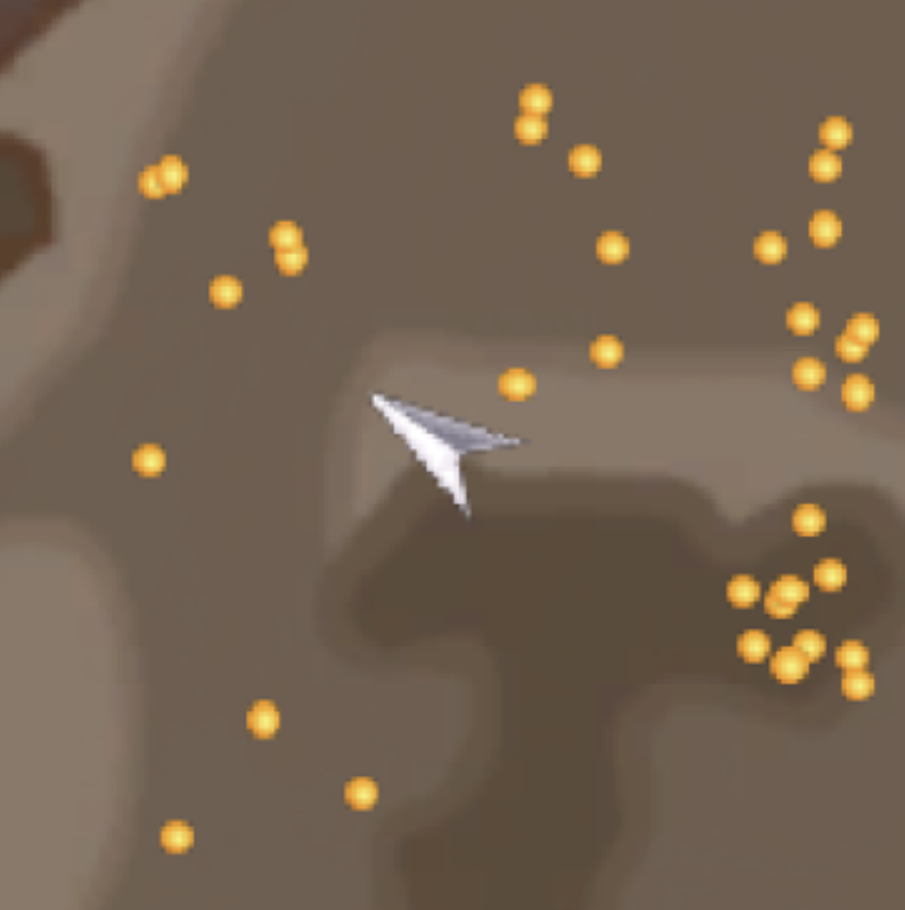
#> input picture images/1.png, 905 x 910 px
$ python main.py
#> lines starting #> are read from the running program, lines starting #| are printed output that depends on the picture; after the words box and inside, x2 and y2 are one past the last pixel; in counts of white or black regions, pixels touching at a corner belong together
import cv2
import numpy as np
import matplotlib.pyplot as plt
from sklearn.cluster import AffinityPropagation, AgglomerativeClustering, Birch, DBSCAN, MeanShift

def get_icon_positions(image):
    image_gray = cv2.cvtColor(image, cv2.COLOR_BGR2GRAY)
    _, binary_image = cv2.threshold(image_gray, 200, 255, cv2.THRESH_BINARY)
    _, _, stats, centroids = cv2.connectedComponentsWithStats(binary_image, connectivity=8)
    positions = []
    for i, centroid in enumerate(centroids[1:], start=1):
        area = stats[i, cv2.CC_STAT_AREA]
        if 1 < area < 2000:
            positions.append(centroid - 3)
    return positions

def _initialise_clustering(method, params):
    if method == 'affinity':
        return AffinityPropagation(**params)
    elif method == 'agglomerative':
        return AgglomerativeClustering(**params)
    elif method == 'birch':
        return Birch(**params)
    elif method == 'dbscan':
        return DBSCAN(**params)
    elif method == 'meanshift':
        return MeanShift(**params)

def get_clusters(X, method, params = {}):
    clustering = _initialise_clustering(method, params)
    clusters = clustering.fit_predict(X)
    labels = np.unique(clusters)
    cluster_points = []
    for label in labels:
        if label == -1:
            continue
        points = [X[i] for i in range(len(X)) if clusters[i] == label]
        points = np.array(points)
        cluster_points.append(points)
    return cluster_points

def plot_grid(image, cluster_points_list, algorithm_names):
    image = cv2.cvtColor(image, cv2.COLOR_BGR2RGBA)
    num_clusters = len(cluster_points_list)
    fig, axes = plt.subplots(1, num_clusters + 1, figsize = (5 * (num_clusters + 1), 7))
    ax = axes[0]
    ax.imshow(image)
    ax.axis('off')
    ax.set_title('Raw Image', fontsize=20)
    for i, (cluster_points, algorithm_name) in enumerate(zip(cluster_points_list, algorithm_names), start=1):
        ax = axes[i]
        ax.imshow(image)
        ax.axis('off')
        ax.set_title(algorithm_name, fontsize=20)
        for points in cluster_points:
            ax.plot(points[:, 0], points[:, 1], '.', markersize=25, markerfacecolor='none', markeredgecolor='black', markeredgewidth=5)
            ax.plot(points[:, 0], points[:, 1], '.', markersize=25, alpha=1.0)
    plt.tight_layout()
    plt.savefig('clusters.png', dpi=400, bbox_inches='tight')

if __name__ == "__main__":
    image = cv2.imread("images/1.png")
#> image is the input picture: shape (910, 905, 3); mean B, G, R 82, 99.2, 115.7
    X = get_icon_positions(image)
#> in get_icon_positions, `image_gray = cv2.cvtColor(image, cv2.COLOR_BGR2GRAY)`:
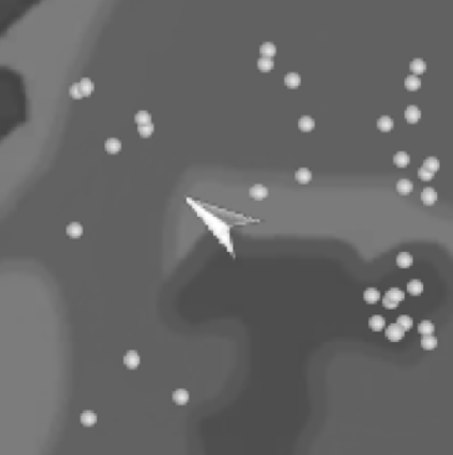
#> image_gray: shape (910, 905) (shown at 1/2 size); min 66, max 255, mean 102.2
#> in get_icon_positions, `_, binary_image = cv2.threshold(image_gray, 200, 255, cv2.THRESH_BINARY)`:
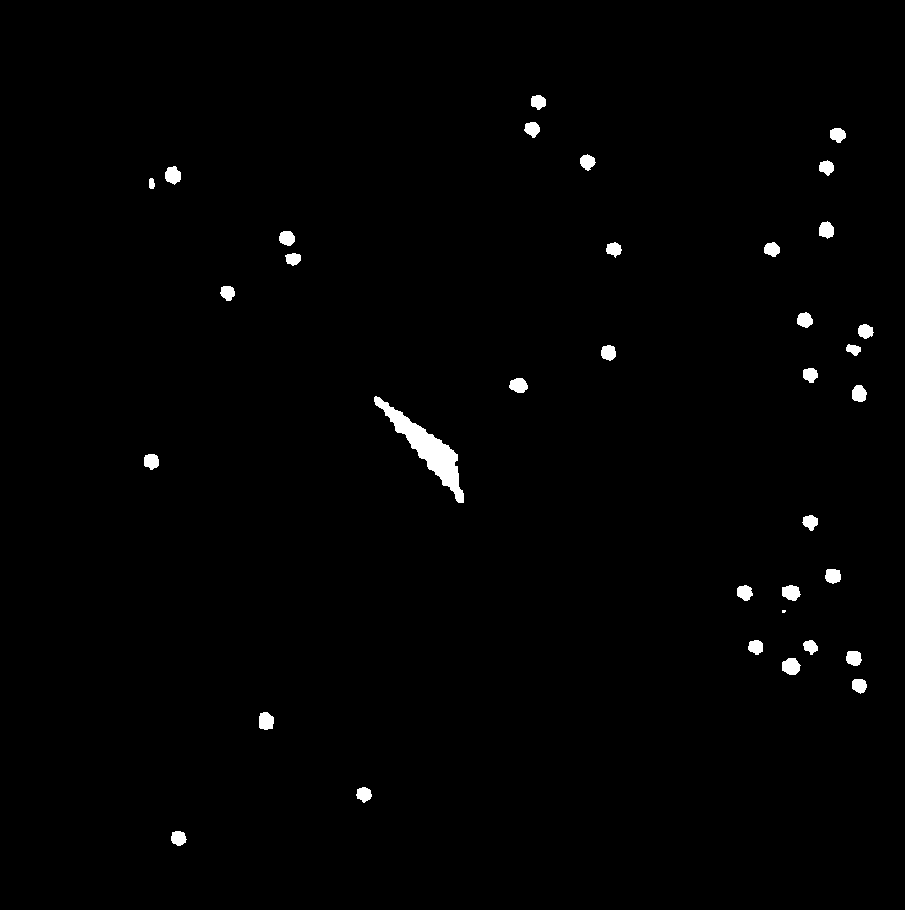
#> binary_image: shape (910, 905); 1% white; 35 white regions (1 under 20 px), largest, box (x1, y1, x2, y2) and area: (374, 396, 464, 503) 2368, (782, 658, 801, 675) 247, (259, 712, 274, 730) 227
#> in get_icon_positions, `_, _, stats, centroids = cv2.connectedComponentsWithStats(binary_image..`: stats = 36 rows, first 6: [0, 0, 905, 910, 815167], [531, 95, 15, 15, 172], [524, 122, 16, 16, 179], [830, 128, 16, 15, 181], [580, 154, 16, 17, 181], [819, 160, 15, 16, 168]; centroids = 36 pairs, first value 151 to 865.1, second value 101.5 to 837.7
#> the loop in get_icon_positions, `for i, centroid in enumerate(centroids[1:], start=1):` made 35 passes
#> (centroid, area) on passes 1 to 8: ([537.9, 101.5], 172), ([531.8, 128.6], 179), ([837.3, 134.4], 181), ([587, 161.6], 181), ([826.1, 167.1], 168), ([172.5, 174.8], 223), ([151.2, 183.2], 56), ([826, 229.6], 204)
#> after the loop in get_icon_positions, `for i, centroid in enumerate(centroids[1:], start=1):`: positions = 34 pairs, first value 148 to 862.1, second value 98.51 to 834.7
#> X has the same summary as positions in get_icon_positions
    affinity_clusters = get_clusters(X, 'affinity', {'damping': 0.5})
#> in get_clusters, `clusters = clustering.fit_predict(X)`: clusters = 34 values, max 4 at index 31, min 0 at index 0, mean 1.94
#> in get_clusters, `labels = np.unique(clusters)`: labels = [0, 1, 2, 3, 4]
#> the loop in get_clusters, `for label in labels:` made 5 passes
#> points on pass 5: [[262.6, 717.8], [360.6, 790.9], [175.1, 834.7]]
#> after the loop in get_clusters, `for label in labels:`: cluster_points = 5 point arrays, longest 10 points
#> affinity_clusters = 5 point arrays, longest 10 points
    agglomerative_clusters = get_clusters(X, 'agglomerative', {'n_clusters': None, 'distance_threshold': 800})
#> the loop in get_clusters (call 2), `for label in labels:` made 4 passes
#> agglomerative_clusters = 4 point arrays, longest 15 points
    birch_clusters = get_clusters(X, 'birch', {'threshold': 0.5, 'branching_factor': 50})
#> birch_clusters = 3 point arrays, longest 15 points
    dbscan_clusters = get_clusters(X, 'dbscan', {'eps': 140, 'min_samples': 2})
#> dbscan_clusters = 4 point arrays, longest 19 points
    meanshift_clusters = get_clusters(X, 'meanshift', {'bandwidth': 200})
#> meanshift_clusters = 5 point arrays, longest 10 points
    cluster_points_list = [affinity_clusters, agglomerative_clusters, birch_clusters, dbscan_clusters, meanshift_clusters]
    algorithm_names = ['Affinity Propagation', 'Agglomerative Clustering', 'BIRCH', 'DBSCAN', 'Mean Shift']
    plot_grid(image, cluster_points_list, algorithm_names)
#> in plot_grid, `num_clusters = len(cluster_points_list)`: num_clusters = 5
#> the loop in plot_grid, `for i, (cluster_points, algorithm_name) in enumerate(zip(cluster_point..` made 5 passes
#> (cluster_points, algorithm_name) on passes 1 to 5: (5 point arrays, longest 10 points, 'Affinity Propagation'), (4 point arrays, longest 15 points, 'Agglomerative Clustering'), (3 point arrays, longest 15 points, 'BIRCH'), (4 point arrays, longest 19 points, 'DBSCAN'), (5 point arrays, longest 10 points, 'Mean Shift')
#> in plot_grid, `plt.savefig('clusters.png', dpi=400, bbox_inches='tight')`:
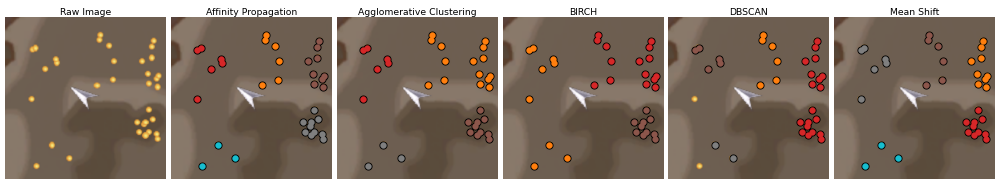
#> figure drawn by matplotlib, 6 panels

$ run again, with images/2.png copied over images/1.png
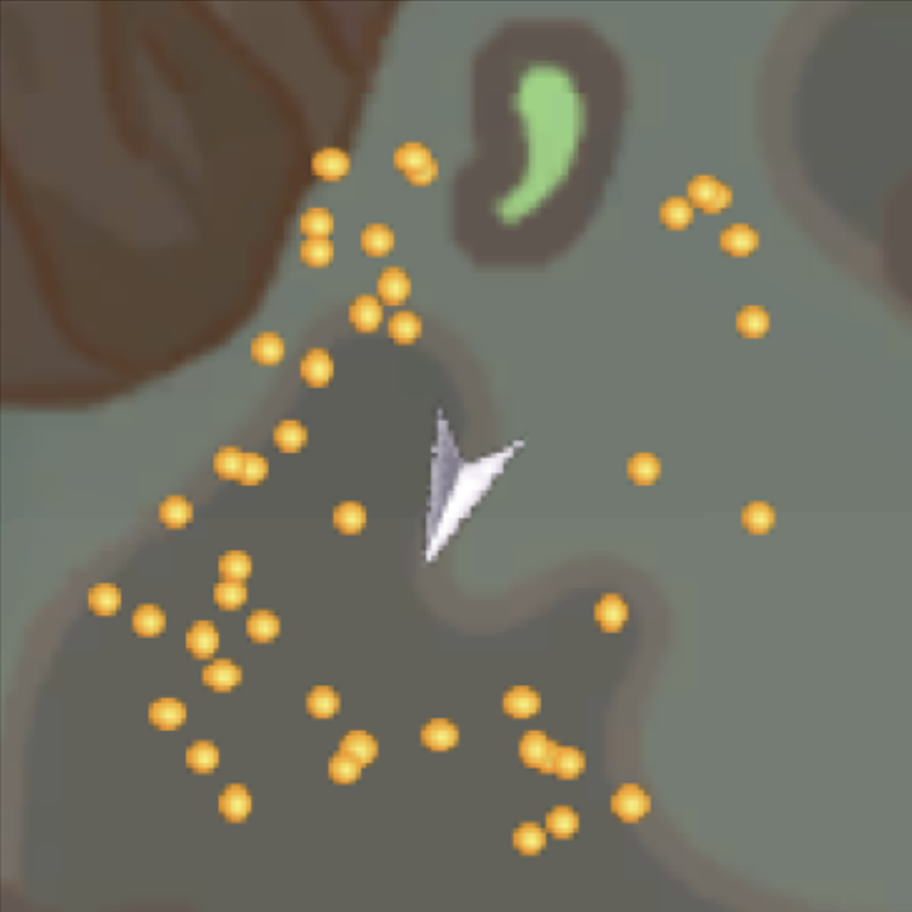
#> input picture images/2.png, 912 x 912 px
#> image is the input picture: shape (912, 912, 3); mean B, G, R 95.7, 109.2, 111.3
#> in get_icon_positions, `image_gray = cv2.cvtColor(image, cv2.COLOR_BGR2GRAY)`:
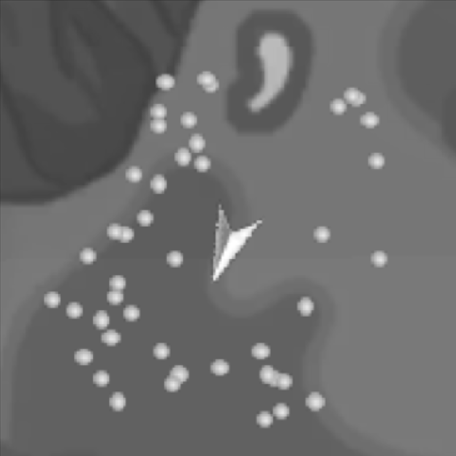
#> image_gray: shape (912, 912) (shown at 1/2 size); min 52, max 255, mean 108.3
#> in get_icon_positions, `_, binary_image = cv2.threshold(image_gray, 200, 255, cv2.THRESH_BINARY)`:
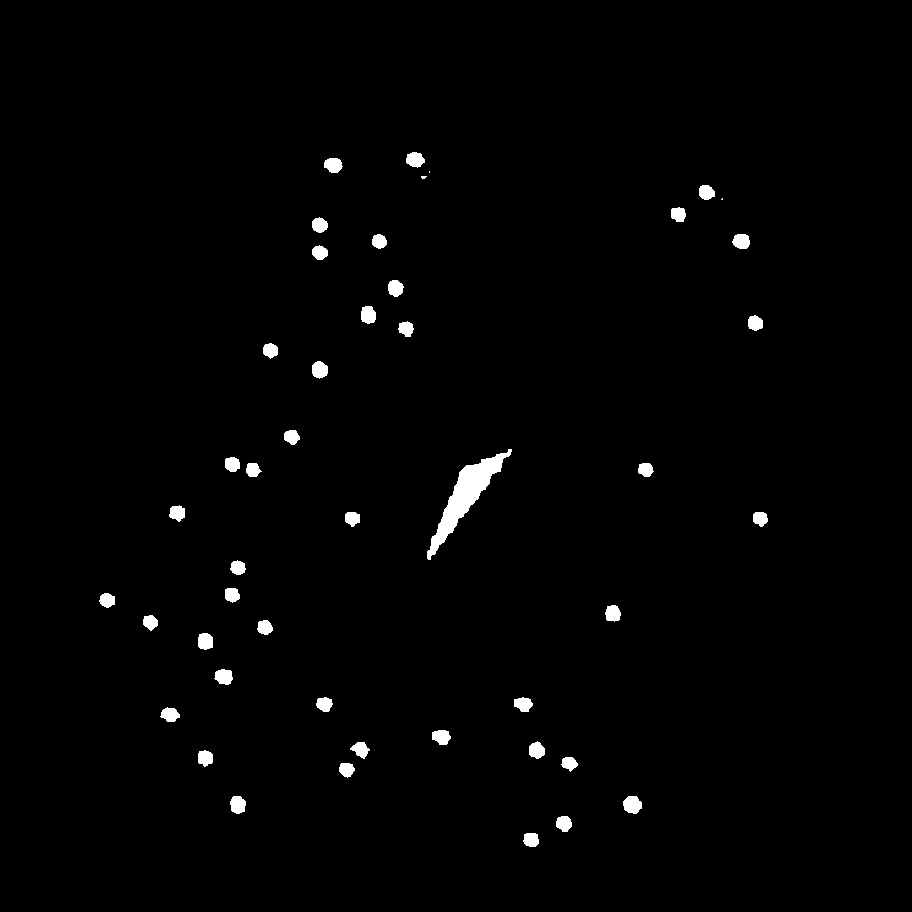
#> binary_image: shape (912, 912); 1.3% white; 46 white regions (3 under 20 px), largest, box (x1, y1, x2, y2) and area: (427, 449, 512, 560) 2349, (623, 796, 642, 814) 265, (214, 669, 233, 685) 229
#> stats = 47 rows, first 6: [0, 0, 912, 912, 821140], [406, 152, 19, 16, 221], [324, 158, 19, 15, 219], [429, 171, 1, 2, 2], [421, 176, 6, 3, 14], [699, 185, 16, 15, 191]; centroids = 47 pairs, first value 106.8 to 759.8, second value 159.2 to 839.3
#> the loop in get_icon_positions, `for i, centroid in enumerate(centroids[1:], start=1):` made 46 passes
#> (centroid, area) on passes 1, 2, 5, 7, 8, 9, 10, 11: ([414.7, 159.2], 221), ([333, 164.6], 219), ([706, 192], 191), ([678, 214], 182), ([319.2, 224.7], 192), ([378.9, 241], 174), ([741, 240.9], 218), ([319.4, 252.2], 179)
#> after the loop in get_icon_positions, `for i, centroid in enumerate(centroids[1:], start=1):`: positions = 45 pairs, first value 103.8 to 756.8, second value 156.2 to 836.3
#> X has the same summary as positions in get_icon_positions
#> clusters = 45 values, max 4 at index 27, min 0 at index 0, mean 2.02
#> labels = [0, 1, 2, 3, 4]
#> the loop in get_clusters, `for label in labels:` made 5 passes
#> after the loop in get_clusters, `for label in labels:`: cluster_points = 5 point arrays, longest 12 points
#> the loop in get_clusters (call 2), `for label in labels:` made 4 passes
#> agglomerative_clusters = 4 point arrays, longest 15 points
#> birch_clusters = 3 point arrays, longest 25 points
#> dbscan_clusters = 3 point arrays, longest 38 points
#> meanshift_clusters = 5 point arrays, longest 15 points
#> image: shape (912, 912, 4)
#> num_clusters = 5
#> the loop in plot_grid, `for i, (cluster_points, algorithm_name) in enumerate(zip(cluster_point..` made 5 passes
#> (cluster_points, algorithm_name) on passes 1 to 5: (5 point arrays, longest 12 points, 'Affinity Propagation'), (4 point arrays, longest 15 points, 'Agglomerative Clustering'), (3 point arrays, longest 25 points, 'BIRCH'), (3 point arrays, longest 38 points, 'DBSCAN'), (5 point arrays, longest 15 points, 'Mean Shift')

$ run again, with images/3.png copied over images/1.png
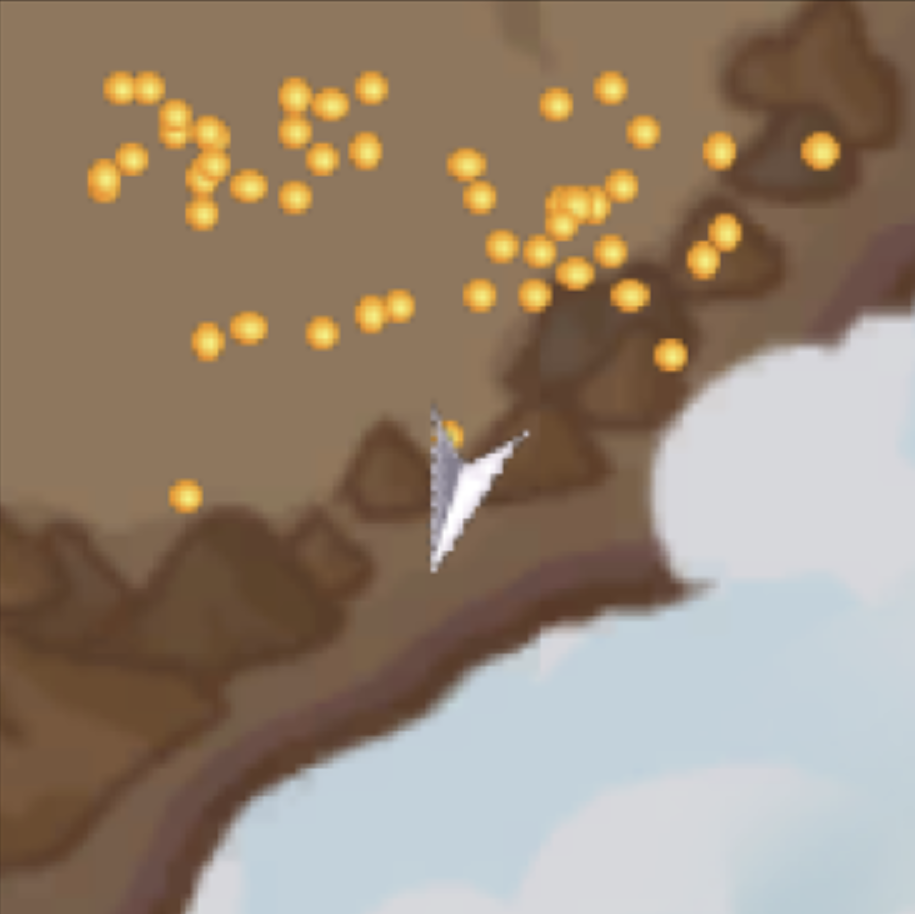
#> input picture images/3.png, 915 x 914 px
#> image is the input picture: shape (914, 915, 3); mean B, G, R 117.2, 135.1, 151.8
#> in get_icon_positions, `image_gray = cv2.cvtColor(image, cv2.COLOR_BGR2GRAY)`:
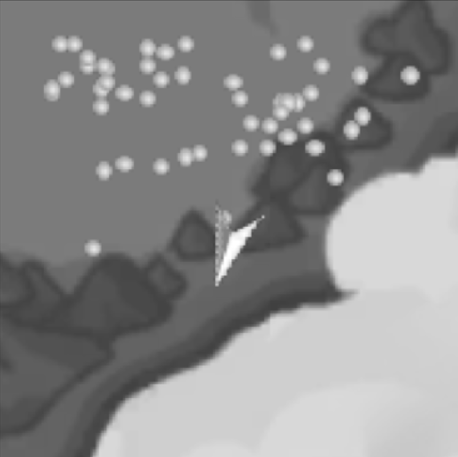
#> image_gray: shape (914, 915) (shown at 1/2 size); min 49, max 255, mean 138
#> in get_icon_positions, `_, binary_image = cv2.threshold(image_gray, 200, 255, cv2.THRESH_BINARY)`:
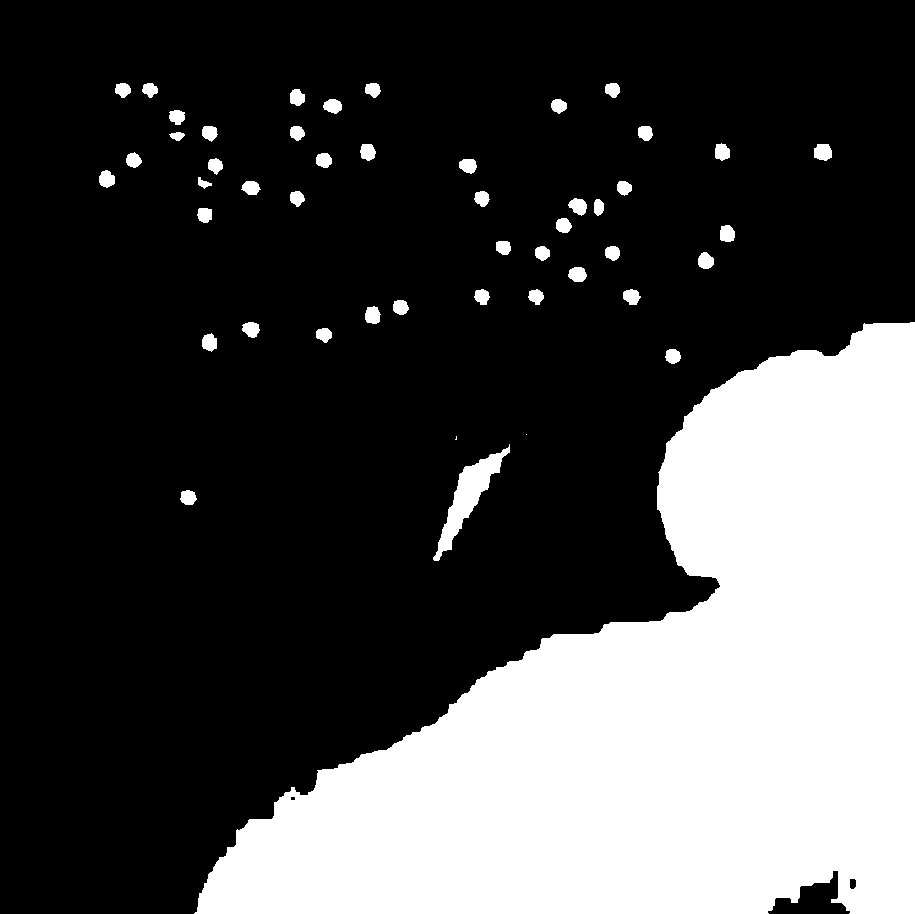
#> binary_image: shape (914, 915); 28.2% white; 49 white regions (2 under 20 px), largest, box (x1, y1, x2, y2) and area: (194, 322, 915, 914) 224885, (433, 444, 510, 561) 2354, (814, 144, 832, 161) 254
#> stats = 50 rows, first 6: [0, 0, 915, 914, 600603], [115, 83, 16, 15, 178], [142, 83, 16, 15, 166], [365, 83, 16, 15, 177], [605, 83, 15, 15, 175], [290, 89, 15, 17, 200]; centroids = 50 pairs, first value 106.3 to 822.5, second value 89.28 to 701
#> the loop in get_icon_positions, `for i, centroid in enumerate(centroids[1:], start=1):` made 49 passes
#> (centroid, area) on passes 1 to 8: ([122.5, 89.4], 178), ([149.5, 89.33], 166), ([372.5, 89.28], 177), ([612.1, 89.35], 175), ([296.6, 97.07], 200), ([332.4, 105.7], 211), ([558.3, 105.5], 177), ([176.6, 116.5], 186)
#> after the loop in get_icon_positions, `for i, centroid in enumerate(centroids[1:], start=1):`: positions = 46 pairs, first value 103.3 to 819.5, second value 86.28 to 494.1
#> X has the same summary as positions in get_icon_positions
#> clusters = 46 values, max 4 at index 38, min 0 at index 0, mean 2.07
#> labels = [0, 1, 2, 3, 4]
#> the loop in get_clusters, `for label in labels:` made 5 passes
#> after the loop in get_clusters, `for label in labels:`: cluster_points = 5 point arrays, longest 15 points
#> the loop in get_clusters (call 2), `for label in labels:` made 2 passes
#> agglomerative_clusters = 2 point arrays, longest 25 points
#> birch_clusters = 3 point arrays, longest 21 points
#> dbscan_clusters = 1 point arrays, longest 44 points
#> meanshift_clusters = 2 point arrays, longest 26 points
#> image: shape (914, 915, 4)
#> num_clusters = 5
#> the loop in plot_grid, `for i, (cluster_points, algorithm_name) in enumerate(zip(cluster_point..` made 5 passes
#> (cluster_points, algorithm_name) on passes 1 to 5: (5 point arrays, longest 15 points, 'Affinity Propagation'), (2 point arrays, longest 25 points, 'Agglomerative Clustering'), (3 point arrays, longest 21 points, 'BIRCH'), (1 point arrays, longest 44 points, 'DBSCAN'), (2 point arrays, longest 26 points, 'Mean Shift')
